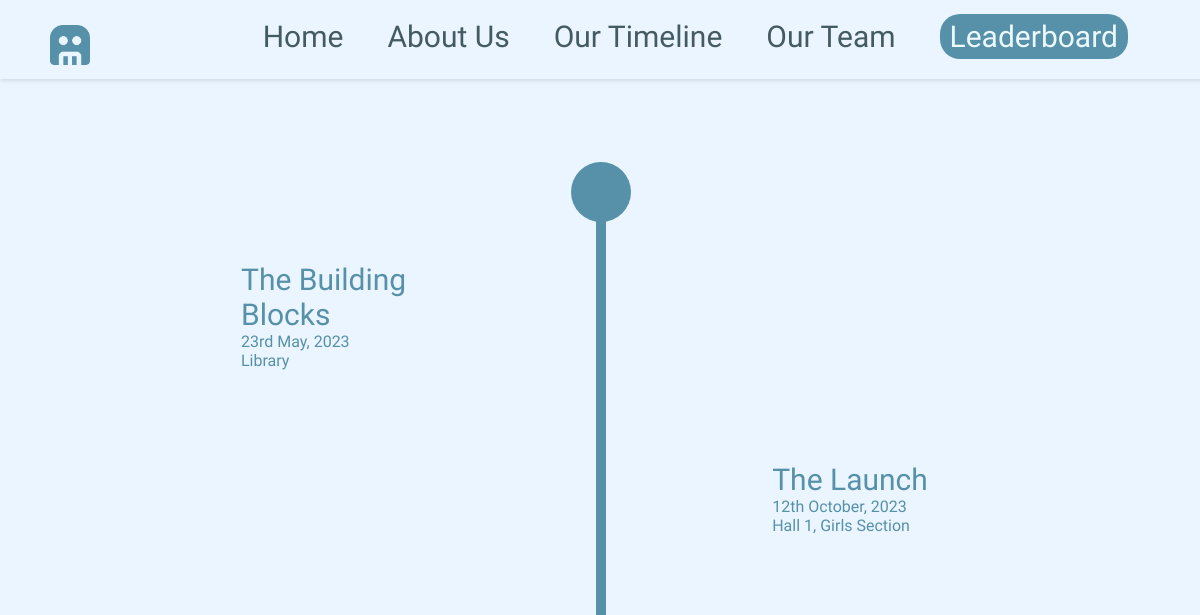
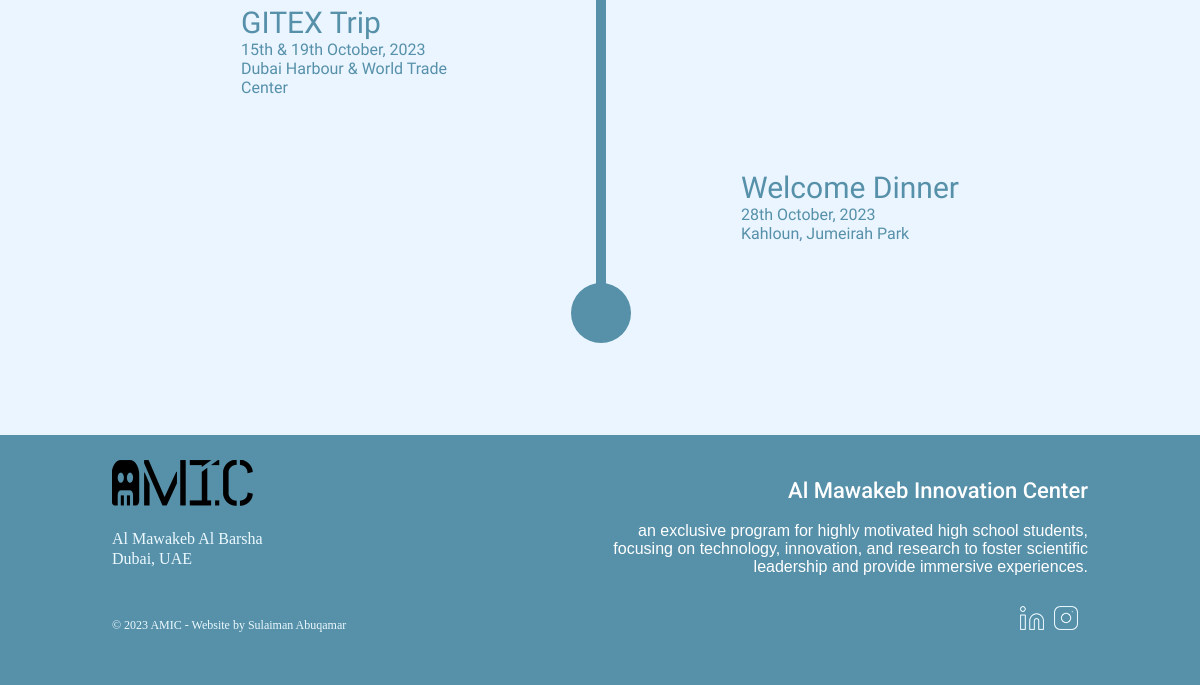
Page /Timeline/ on the earlier database version (2 pictures, top to bottom).
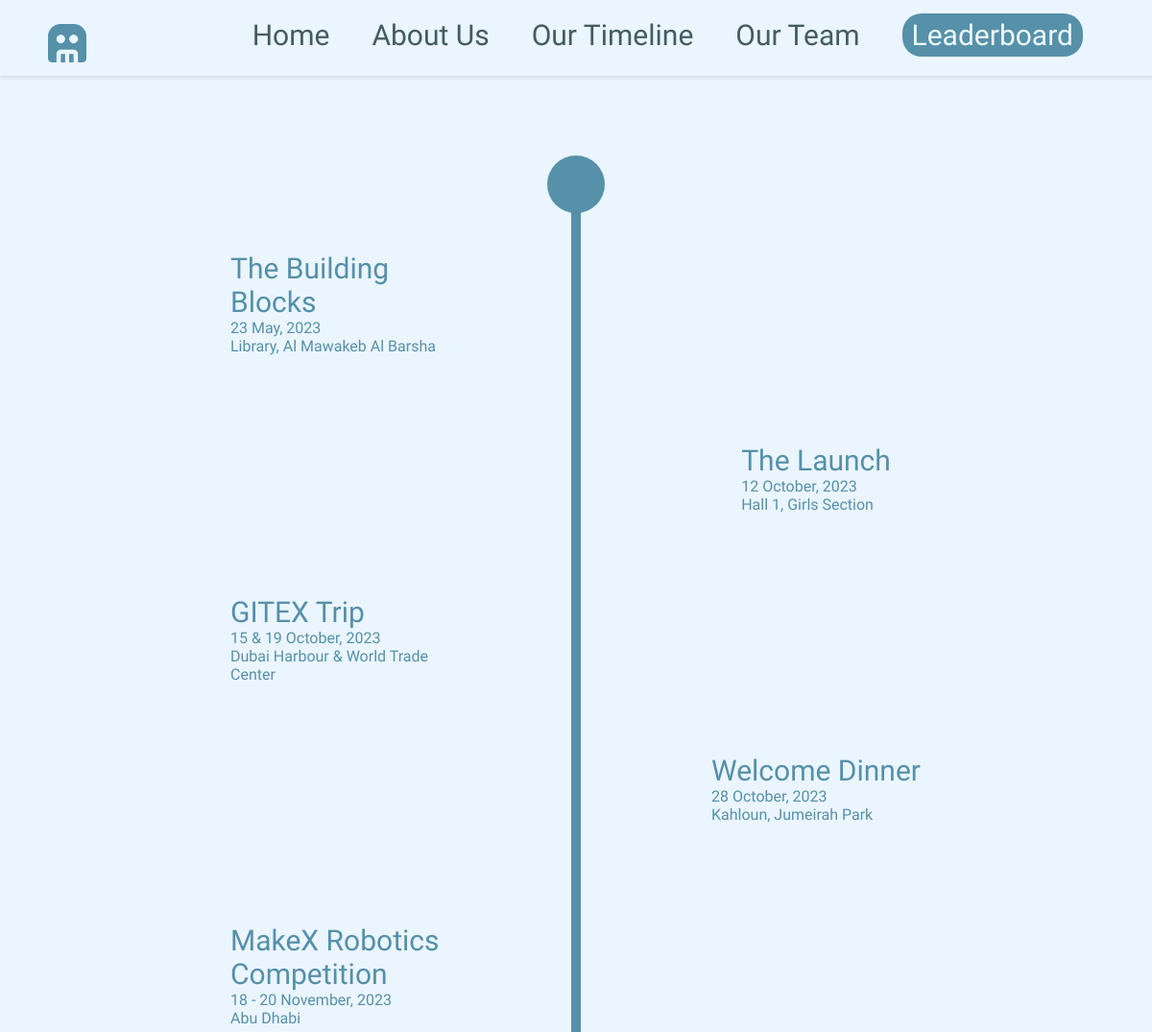
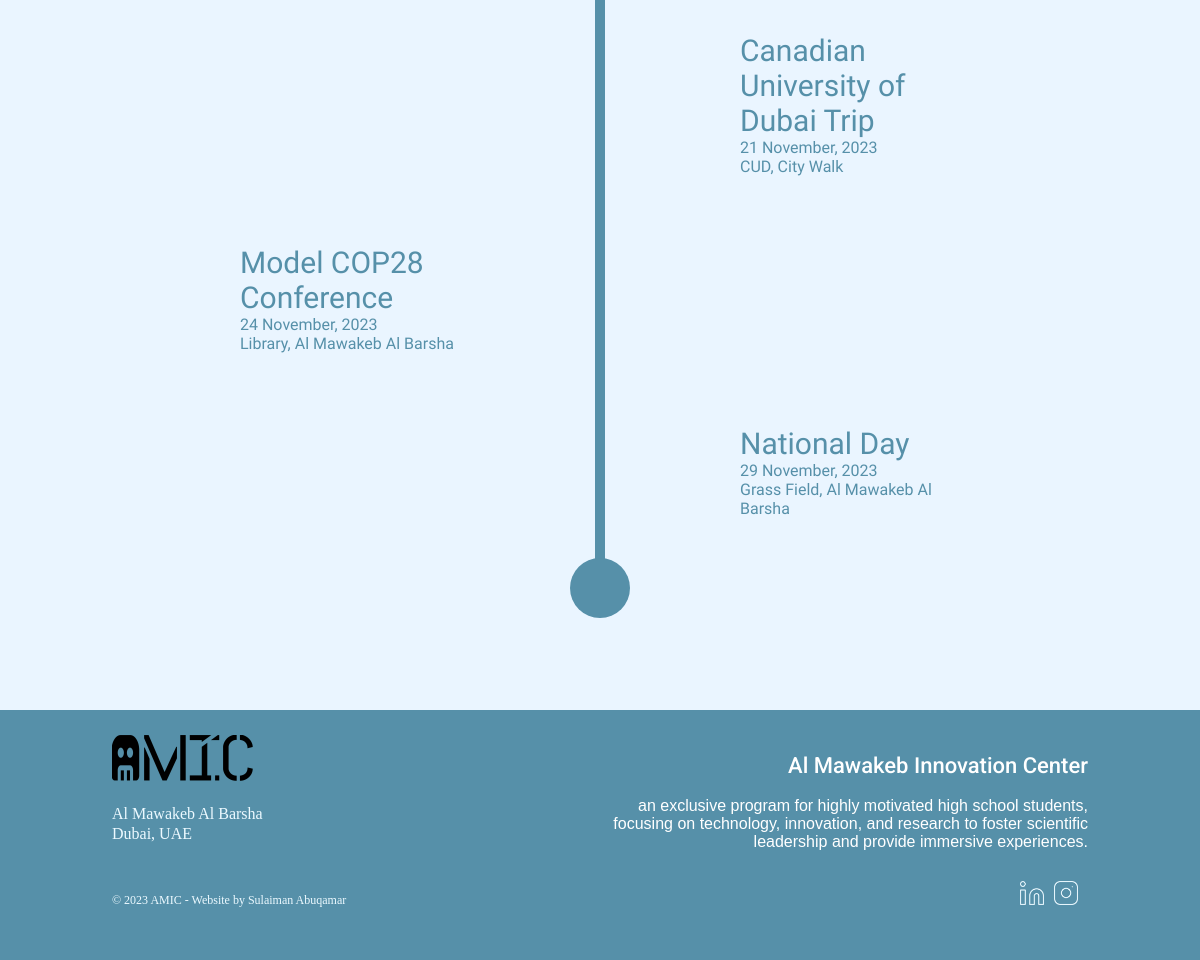
Same page on the later database version (2 pictures, top to bottom).
### website/models.py (models this page shows)
class Timeline(models.Model):
    timeline_id = models.AutoField(primary_key=True)
    activity_name = models.CharField(max_length=100)
    activity = models.TextField()
    date = models.CharField(max_length=100)
    location = models.CharField(max_length=100)

### website/views.py (the view)
# urls.py: path("Timeline/", views.timelineDetail, name="timeline"),
def timelineDetail(request):
    timeline_data = Timeline.objects.all()
    context = {'timeline_data': timeline_data}
    return render(request, 'Timeline.html', context)

### templates/Timeline.html (shortened to what this page needs)
{% load static %}
<!DOCTYPE html>
<html lang="en">
   <head>
      <link rel="stylesheet" href="{% static 'CSS/Common.css' %}">
      <link rel="stylesheet" href="{% static 'CSS/Timeline.css' %}">
   </head>
   <body>
    <div class="header">
        <a href="{% url 'home' %}">
           <img class="headerlogo" src="{% static '../media/images/Logo.png' %}" alt="AMIC Logo">
        </a>
        <div class="headercontainer">
           <div style="margin-top: 15px; margin-right: 60px;">
              <a class="headertext" href="{% url 'home' %}">Home</a>
              <a class="headertext" href="{% url 'about' %}">About Us</a>
              <a class="headertext" href="{% url 'timeline' %}">Our Timeline</a>
              <a class="headertext" href="{% url 'team' %}">Our Team</a>
              <div class="joinus">
                 <a class="joinustext" href="{% url 'leaderboard' %}">Leaderboard</a>
              </div>
           </div>
        </div>
      </div>
      <br><br><br>
<div class="fill">
    <div class="left">
        {% for entry in timeline_data %}
        {% if not entry.timeline_id|divisibleby:2 %}
        <a href="{% url 'timeline_detail' timeline_id=entry.timeline_id %}">
        <div class="leftevent">
            <div class="details hover-div">
                <div class="eventname">{{ entry.activity_name }}</div>
                <div class="eventdate">{{ entry.date }}</div>
                <div class="eventdate">{{ entry.location }}</div>
            </div>
        </div>
    </a>
        {% endif %}
        {% endfor %}
    </div>
    <div class="middle">
        <div class="circle"></div>
        <div class="line"></div>
        <div class="circle"></div>
    </div>
    <div class="right">
        {% for entry in timeline_data %}
        {% if entry.timeline_id|divisibleby:2 %}
        <a href="{% url 'timeline_detail' timeline_id=entry.timeline_id %}">
        <div class="rightevent">
            <div class="details hover-div">
                <div class="eventname">{{ entry.activity_name }}</div>
                <div class="eventdate">{{ entry.date }}</div>
                <div class="eventdate">{{ entry.location }}</div>
            </div>
        </div>
    </a>
        {% endif %}
        {% endfor %}
    </div>
</div>
</body>
<div class="footer">
    <div class="about">
        <img class="logo" src="{% static '../media/images/AMIC_logo.png' %}" alt="AMIC Logo">
        <br><br>
        <p class="location">Al Mawakeb Al Barsha</p>
        <p class="location">Dubai, UAE</p>
        <br><br>
        <p class="copyright">© 2023 AMIC - Website by Sulaiman Abuqamar</p>
    </div>
    <div class="about">
        <h2 class="footertitle">Al Mawakeb Innovation Center</h2>
        <p class="footerabout">an exclusive program for highly motivated high school students, focusing on technology, innovation, and research to foster scientific leadership and provide immersive experiences.</p>
        <div class="social">
            <a href="https://www.linkedin.com/in/al-mawakeb-innovation-center-19b900296/" target="_blank">
                <img class="icon" src="{% static '../media/images/linkedin.png' %}" alt="Linkedin">
            </a>
            <a href="https://www.instagram.com/amic.amsi" target="_blank">
                <img class="icon" src="{% static '../media/images/instagram.png' %}" alt="Instagram">
            </a>
        </div>
    </div>
</div>
</html>

### static/CSS/Common.css (style rules this page uses)
body { background: #EAF5FF; overflow-x: hidden; }
.header { background: #EAF5FF; position: fixed; top: 0; left: 0; width: 100%; display: flex; align-items: center; justify-content: space-between; padding: 10px 20px; z-index: 100; box-shadow: 0px 2px 4px rgba(0, 0, 0, 0.1); }
.headercontainer { position: fixed; top: 0; left: 0; right: 0; text-align: center; height: 40px; padding: 0; margin: -8px; display: flex; align-items: center; justify-content: right; z-index: 1; }
.headerlogo { margin-left: 30px; margin-top: 15px; width: 40px; height: 40px; }
.headertext { display: inline-block; position: relative; top: 23px; color: #455B64; text-align: center; font-size: 30px; font-family: Stick No Bills; font-weight: 300; margin: -2px 20px 0; text-decoration: none; }
.joinus { display: inline-block; position: relative; top: 18px; text-align: center; text-decoration: none; height: 45px; margin: -2px 20px 0; background: #5690A9; border-radius: 20px; flex-shrink: 0; padding-left: 10px; padding-right: 10px; }
.joinustext { position: relative; top: 5px; color: #ECF9FF; text-align: center; font-size: 30px; font-family: 'Stick No Bills', sans-serif; font-weight: 500; text-decoration: none; }
.footer { position: absolute; left: 0; right: 0; height: 250px; margin: -8px; display: flex; align-items: center; justify-content: space-between; padding-left: 10%; padding-right: 10%; background-color: #5690A9; }
.logo { width: 141px; height: 46px; }
.footertitle { text-align: right; color: #FFF; font-family: 'Roboto', sans-serif; font-size: 22px; font-weight: 500; }
.footerabout { display: flex; flex-direction: column; justify-content: right; flex-shrink: 0; text-align: right; color: #FFF; font-size: 16px; font-family: 'Roboto-Light', sans-serif; font-style: normal; font-weight: 300; line-height: normal; }
.about { width: 500px; height: 200px; }
.social { margin-top: 30px; display: flex; justify-content: flex-end; }
.location { margin: 2px 0px; color: #ECF9FF; font-size: 16px; font-family: Roboto-Light; font-weight: 100; }
.icon { width: 24px; height: 24px; padding-right: 10px; }
.copyright { color: #ECF9FF; font-size: 12px; font-family: 'Roboto-Thin'; font-weight: 300; }

### static/CSS/Timeline.css (style rules this page uses)
.fill { margin: 100px 50px; position: relative; justify-content: center; flex-direction: row; gap: 20px; display: flex; }
a { text-decoration: none; }
.left { position: relative; flex-direction: column; gap: 50px; display: flex; }
.right { margin-top: 200px; position: relative; flex-direction: column; gap: 50px; display: flex; }
.middle { position: relative; flex-direction: column; display: flex; align-items: center; }
.line { margin: -10px 0; width: 10px; height: 100%; background: #5690A9; }
.circle { width: 60px; height: 60px; border-radius: 50%; background: #5690A9; flex-shrink: 0; }
.leftevent { margin: 100px 90px; position: relative; justify-content: center; flex-direction: row; gap: 20px; display: flex; }
.rightevent { margin: 100px 90px; position: relative; justify-content: center; flex-direction: row; gap: 20px; display: flex; }
.eventdate { color: #5690A9; text-align: left; font-size: 16px; font-family: Stick No Bills; font-weight: 300; }
.eventname { color: #5690A9; text-align: left; font-size: 30px; font-family: Stick No Bills; font-weight: 500; }
.details { max-width: 220px; }
.hover-div { position: relative; }

Differences in the rows shown:
changed Timeline "The Building Blocks": date "23rd May, 2023" → "23 May, 2023"; location "Library" → "Library, Al Mawakeb Al Barsha"
changed Timeline "GITEX Trip": date "15th & 19th October, 2023" → "15 & 19 October, 2023"
added Timeline: activity_name "MakeX Robotics Competition", date "18 - 20 November, 2023", location "Abu Dhabi"
added Timeline: activity_name "Model COP28 Conference", date "24 November, 2023", location "Library, Al Mawakeb Al Barsha"
changed Timeline "The Launch": date "12th October, 2023" → "12 October, 2023"
changed Timeline "Welcome Dinner": date "28th October, 2023" → "28 October, 2023"
added Timeline: activity_name "Canadian University of Dubai Trip", date "21 November, 2023", location "CUD, City Walk"
added Timeline: activity_name "National Day", date "29 November, 2023", location "Grass Field, Al Mawakeb Al Barsha"
